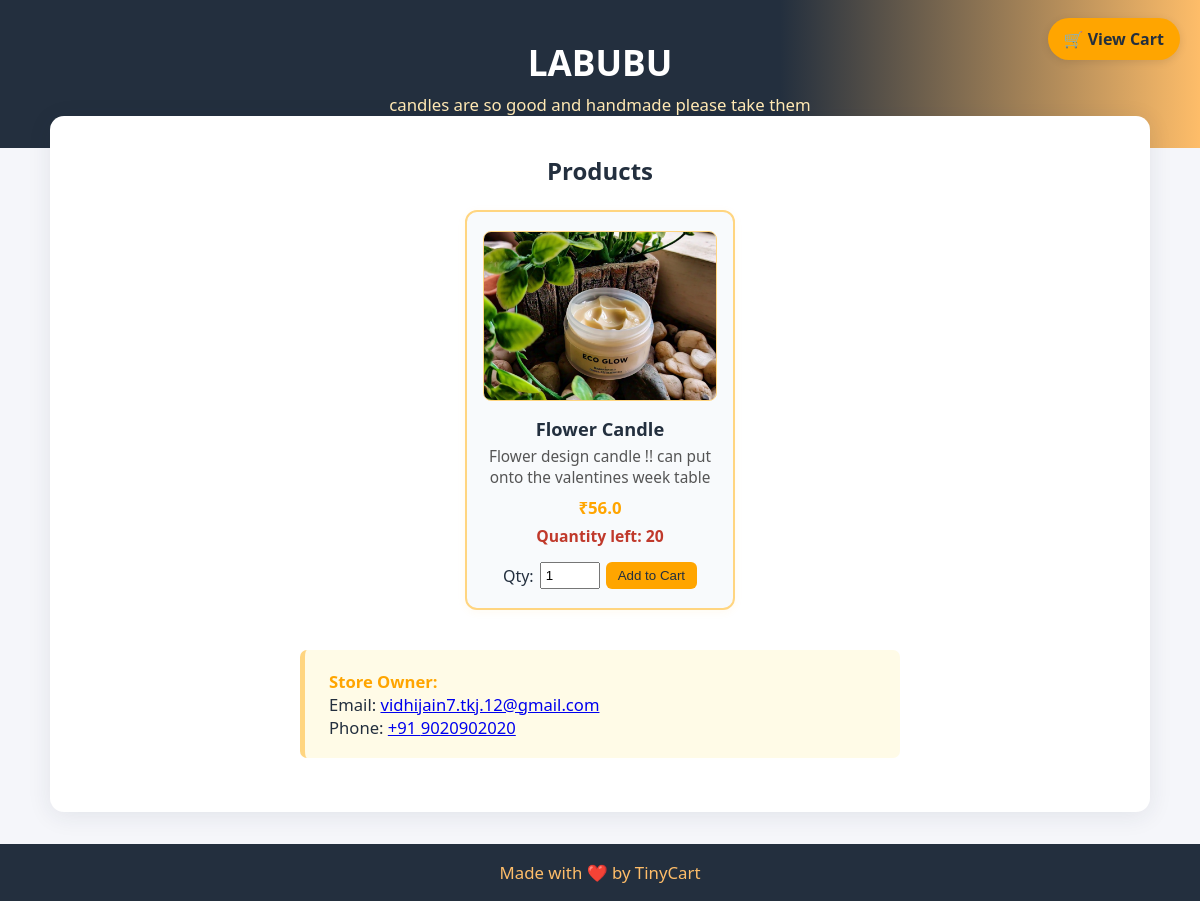
The page /store/c7e66d80 (signed in) on the database its author committed.
### tables this page shows
CREATE TABLE stores(
        store_id TEXT, store_name TEXT, store_desc TEXT, email TEXT,
        owner_phone TEXT, owner_pin TEXT, qr_file TEXT,
        p_name TEXT, p_d TEXT, p_p REAL, p_q INTEGER, p_i TEXT, approved INTEGER DEFAULT 0, created_at TIMESTAMP);

### main.py (the view)
@app.route("/store/<store_id>", endpoint="view_store")
def view_store(store_id: str):
    cur = db().cursor()
    rows = cur.execute(
        "SELECT * FROM stores WHERE store_id=? AND approved=1",
        (store_id,)
    ).fetchall()
    if not rows:
        return "Store not found or not yet approved.", 404
    store_name, store_desc = rows[0][1], rows[0][2]
    owner_email, owner_phone = rows[0][3], rows[0][4]
    return render_template(
        "store.html",
        store_name        = store_name,
        store_description = store_desc,
        owner_email       = owner_email,
        owner_phone       = owner_phone,
        products          = rows,        # the full product list
        store_id          = store_id
    )

### main.py (called while the page is built)
def db():
    return sqlite3.connect(DB_PATH, detect_types=sqlite3.PARSE_DECLTYPES)

### templates/store.html (shortened to what this page needs)
<!DOCTYPE html>
<html lang="en">
<head>
</head>
<body>
<a href="{{ url_for('view_cart', store_id=store_id) }}" class="cart-btn">🛒 View Cart</a>
<div class="store-header">
  <h1>{{ store_name }}</h1>
  <p>{{ store_description }}</p>
</div>
<div class="container">
  <h2 style="text-align:center;margin-bottom:1.4rem">Products</h2>
  <div class="products-grid">
    {% for p in products %}
    <div class="product-card">
      {% if p[11] %}
        <img src="{{ url_for('static', filename='images/' ~ p[11]) }}" class="product-img" alt="Product">
      {% else %}
        <div class="product-img">No Image</div>
      {% endif %}
      <h3>{{ p[7] }}</h3>
      <div class="product-desc">{{ p[8] }}</div>
      <div class="product-price">₹{{ p[9] }}</div>
      {% if p[10] > 0 %}
        <div class="product-qty">Quantity left: {{ p[10] }}</div>
        <form action="{{ url_for('add_to_cart') }}" method="POST" class="buy-form">
          <label>Qty:</label>
          <input type="number" name="qty" value="1" min="1" max="{{ p[10] }}" required>
          <button type="submit">Add to Cart</button>
        </form>
      {% else %}
        <div class="product-qty" style="color:#e04c4c">Sold Out</div>
      {% endif %}
    </div>
    {% endfor %}
  </div>
  <div class="owner-contact">
    <strong>Store Owner:</strong><br>
    Email: <a href="mailto:{{ owner_email }}">{{ owner_email }}</a><br>
    Phone: <a href="tel:+91{{ owner_phone }}">+91 {{ owner_phone }}</a>
  </div>
</div>
<div class="tinycart-footer">Made with ❤️ by TinyCart</div>
</body>
</html>

### templates/store.html (style rules this page uses)
* { box-sizing: border-box; margin: 0; padding: 0; }
body { font-family: 'Segoe UI', Arial, sans-serif; background: #f5f6fa; color: #232f3e; min-height: 100vh; }
.store-header { background: linear-gradient(90deg, #232f3e 65%, #febd69 100%); color: #fff; padding: 2.4rem 1rem 2rem; text-align: center; }
.store-header h1 { font-size: 2.2rem; font-weight: 700; margin-bottom: .4rem; }
.store-header p { font-size: 1.05rem; color: #ffe8b3; }
.cart-btn { position: fixed; top: 18px; right: 20px; background: #ffa500; color: #232f3e; padding: 10px 16px; border-radius: 30px; text-decoration: none; font-weight: 600; box-shadow: 0 2px 8px rgba(0,0,0,.1); transition: .2s; }
.container { max-width: 1100px; margin: -2rem auto 2rem; background: #fff; border-radius: 14px; box-shadow: 0 4px 24px rgba(35,47,62,.09); padding: 2.4rem 2rem; }
.products-grid { display: flex; flex-wrap: wrap; gap: 32px; justify-content: center; margin-bottom: 2.5rem; }
.product-card { background: #f8fafc; border: 2px solid #ffd580; border-radius: 12px; box-shadow: 0 2px 9px rgba(255,186,58,.07); width: 270px; padding: 1.2rem 1rem; display: flex; flex-direction: column; align-items: center; transition: .25s; }
.product-img { width: 100%; height: 170px; object-fit: cover; border-radius: 8px; margin-bottom: 1rem; background: #fffbe7; border: 1px solid #ffd580; display: flex; align-items: center; justify-content: center; font-size: .95rem; color: #888; }
.product-card h3 { font-size: 1.14rem; margin-bottom: .35rem; text-align: center; }
.product-desc { color: #555; font-size: .96rem; margin-bottom: .5rem; text-align: center; }
.product-price { color: #ffa500; font-weight: 700; font-size: 1.05rem; margin-bottom: .35rem; }
.product-qty { color: #c0392b; font-size: .98rem; font-weight: 600; margin-bottom: .35rem; }
.buy-form { margin-top: .6rem; display: flex; gap: 6px; align-items: center; }
.buy-form input[type=number] { width: 60px; padding: 4px; }
.buy-form button { padding: 6px 12px; background: #ffa500; color: #232f3e; border: none; border-radius: 6px; cursor: pointer; transition: .2s; }
.owner-contact { background: #fffbe7; border-left: 5px solid #ffd580; border-radius: 7px; padding: 1.2rem 1.5rem; margin: 2rem auto 1rem; font-size: 1.04rem; max-width: 600px; }
.owner-contact strong { color: #ffa500; }
.tinycart-footer { text-align: center; padding: 1.05rem 0; background: #232f3e; color: #febd69; font-size: 1.05rem; margin-top: 2rem; }

### rows shown on the page
stores: store_name "LABUBU", store_desc "candles are so good and handmade please take them", p_i (picture), p_name "Flower Candle", p_d "Flower design candle !! can put onto the valentines week table", p_p "56.0", p_q "20", email "vidhijain7.tkj.12@gmail.com", owner_phone "9020902020"
